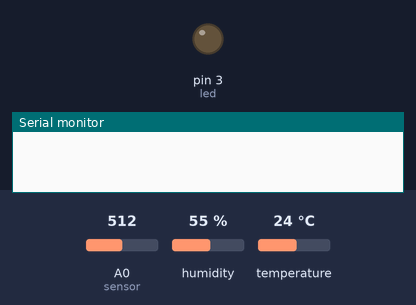
A sketch run on a simulated Arduino Uno, built with avr-gcc and run on an emulated ATmega328P. Shown: output pins drawn as LEDs (lit = HIGH), the last lines printed to the serial monitor. The inputs (shaded band) are chosen by the test bench; at power-on: A0 (sensor) = 512, humidity 55 %, temperature 24 °C.

Above: at 0.1 s.
At 2.1 s:
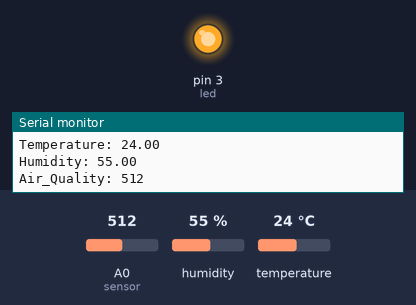
Timing chart, 0 to 3.6 s (numbered marks = the images above):
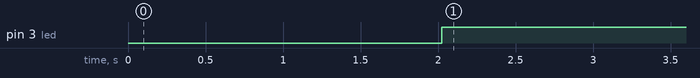

Measured:
- by itself, pin 3 (led): LOW → HIGH at 2.0 s

The sketch:

temperature.ino
```cpp
#include "DHT.h"

#define DHTPIN 2
#define DHTTYPE DHT11
#define sensor A0
#define led 3

DHT dht(DHTPIN, DHTTYPE);

void setup()
{
  Serial.begin(9600);
  dht.begin();
  pinMode(led, OUTPUT);
  digitalWrite(led, LOW);
}

void loop()
{
  int air_quality = analogRead(sensor);
  float h = dht.readHumidity();
  float t = dht.readTemperature();

  delay(2000);

  Serial.print("Temperature: ");
  Serial.println(t);
  Serial.print("Humidity: ");
  Serial.println(h);
  Serial.print("Air_Quality: ");
  Serial.println(air_quality);

  if (t >= 35 || air_quality >= 400)  {
    digitalWrite(led, HIGH);
  }  else  {
    digitalWrite(led, LOW);
  }
}
```
